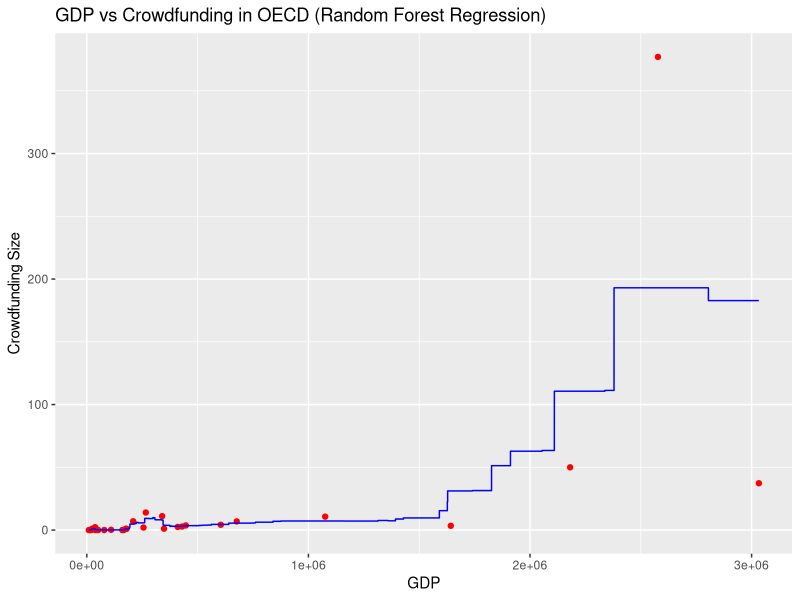

Generate this figure with R:
# Random Forest Regression

# Importing the dataset
dataset = read.csv('crowdfunding_stats.csv', sep = ',')

# Fitting Random Forest Regression to the dataset
# install.packages('randomForest')
library(randomForest)
set.seed(12)
regressor = randomForest(x = dataset[2],  # dataframe
                         y = dataset$Y,  # vector
                         ntree = 100)

# Predicting a new result with Random Forest Regression
y_pred = predict(regressor, data.frame(PKB = 590000))

# Visualising the Random Forest Regression results (higher resolution)
# install.packages('ggplot2')
library(ggplot2)
x_grid = seq(min(dataset$PKB), max(dataset$PKB), 100)
ggplot() +
  geom_point(aes(x = dataset$PKB, y = dataset$Y),
             colour = 'red') +
  geom_line(aes(x = x_grid, y = predict(regressor, newdata = data.frame(PKB = x_grid))),
            colour = 'blue') +
  ggtitle('GDP vs Crowdfunding in OECD (Random Forest Regression)') +
  xlab('GDP') +
  ylab('Crowdfunding Size')